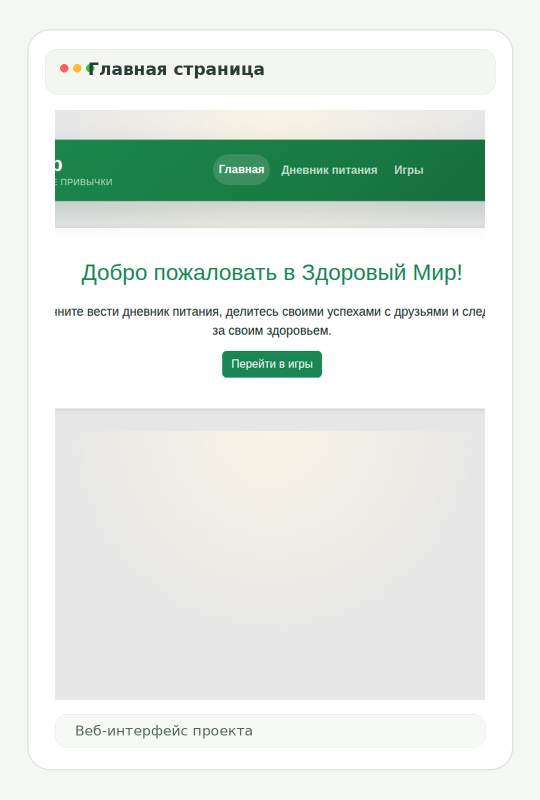
#> input picture presentation_output/assets/home_card.png, 1080 x 1600 px, given in place of healthy_home.png, which was not available (shown at 1/2 size)
$ python generate_science_day_presentation.py
#> lines starting #> are read from the running program, lines starting #| are printed output that depends on the picture; pictures that were not available may be replaced by others from this repository, and a replacement may not be noted
from __future__ import annotations

from pathlib import Path
from shutil import copy2

from PIL import Image, ImageDraw, ImageFont, ImageOps
from pptx import Presentation
from pptx.enum.shapes import MSO_SHAPE_TYPE
from pptx.util import Pt


ROOT = Path(__file__).resolve().parents[1]
OUTPUT_DIR = ROOT / "presentation_output"
ASSETS_DIR = OUTPUT_DIR / "assets"
TEMPLATE_PATH = Path("/home/timoshik/Downloads/Telegram Desktop/Копанев день науки.pptx")
OUTPUT_PATH = OUTPUT_DIR / "Копанев день науки - Здоровый Мир.pptx"
COPY_PATH = Path("/home/timoshik/Downloads/Telegram Desktop/Копанев день науки - Здоровый Мир.pptx")

HOME_SCREENSHOT = Path("/tmp/healthy_home.png")
GAMES_SCREENSHOT = Path("/tmp/games_auth_page.png")
DIARY_SCREENSHOT = Path("/tmp/fooddiary_page.png")
STATS_SCREENSHOT = Path("/tmp/statistics_page.png")

FONT_REGULAR = "/usr/share/fonts/truetype/dejavu/DejaVuSans.ttf"
FONT_BOLD = "/usr/share/fonts/truetype/dejavu/DejaVuSans-Bold.ttf"
FONT_MONO = "/usr/share/fonts/truetype/dejavu/DejaVuSansMono.ttf"


def font(size: int, bold: bool = False, mono: bool = False):
    path = FONT_MONO if mono else (FONT_BOLD if bold else FONT_REGULAR)
    return ImageFont.truetype(path, size)


def ensure_dirs():
    OUTPUT_DIR.mkdir(parents=True, exist_ok=True)
    ASSETS_DIR.mkdir(parents=True, exist_ok=True)


def fill_rounded_rect(draw: ImageDraw.ImageDraw, xy, radius, fill, outline=None, width=1):
    draw.rounded_rectangle(xy, radius=radius, fill=fill, outline=outline, width=width)


def make_cover_crop(image: Image.Image, size: tuple[int, int]) -> Image.Image:
    return ImageOps.fit(image, size, method=Image.Resampling.LANCZOS, centering=(0.5, 0.0))


# [7 lines left out: function make_shadow, not called in this run]


def make_browser_poster(src: Path, out: Path, title: str, crop: tuple[int, int, int, int] | None = None):
#> called with title = 'Главная страница', crop = (20, 0, 1340, 840)
    canvas = Image.new("RGBA", (1080, 1600), (245, 247, 244, 255))
    draw = ImageDraw.Draw(canvas)

    draw.rounded_rectangle((54, 58, 1026, 1540), radius=46, fill=(255, 255, 255, 255), outline=(224, 230, 222), width=3)
    fill_rounded_rect(draw, (90, 98, 990, 188), 24, (243, 246, 241), outline=(223, 229, 221))
    for index, color in enumerate(((255, 95, 86), (255, 189, 46), (39, 201, 63))):
        draw.ellipse((120 + index * 26, 128, 136 + index * 26, 144), fill=color)
    draw.text((176, 118), title, fill=(42, 60, 52), font=font(34, bold=True))

    screenshot = Image.open(src).convert("RGB")
#> screenshot is the input picture: PIL image 1080x1600 RGB; mean R, G, B 227.1, 234.5, 228.6
    if crop:
        screenshot = screenshot.crop(crop)
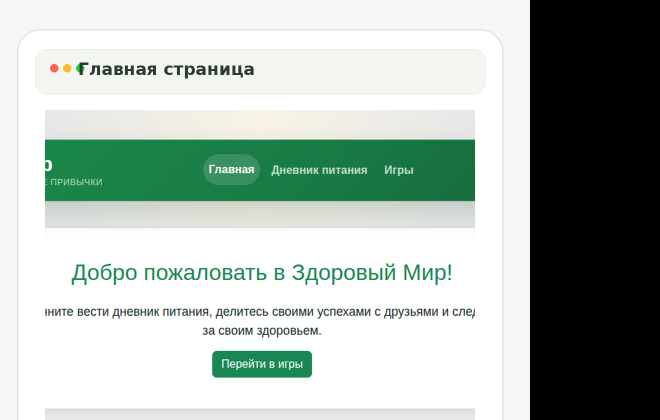
#> screenshot: PIL image 1320x840 RGB (shown at 1/2 size); mean R, G, B 172.6, 184.1, 176.8
    screenshot = make_cover_crop(screenshot, (860, 1180))
#> in make_cover_crop, `return ImageOps.fit(image, size, method=Image.Resampling.LANCZOS, cent..`:
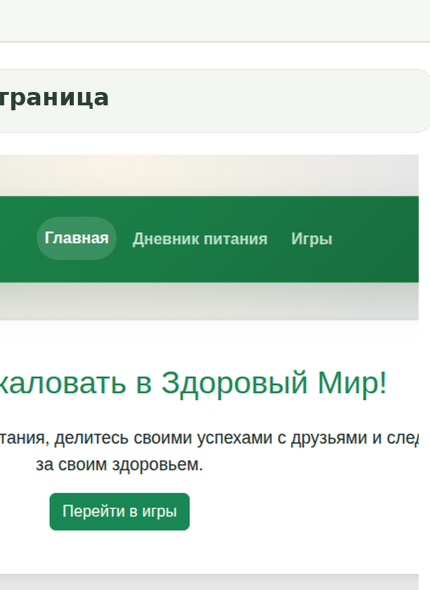
#> returned value: PIL image 860x1180 RGB (shown at 1/2 size); mean R, G, B 207.3, 224.4, 213.7
    screen_box = (110, 220, 970, 1400)
    canvas.paste(screenshot, screen_box[:2])

    fill_rounded_rect(draw, (110, 1428, 970, 1494), 24, (247, 249, 246), outline=(226, 232, 224))
    footer = "Веб-интерфейс проекта"
    draw.text((150, 1445), footer, fill=(87, 102, 93), font=font(28))

    canvas.convert("RGB").save(out, quality=95)
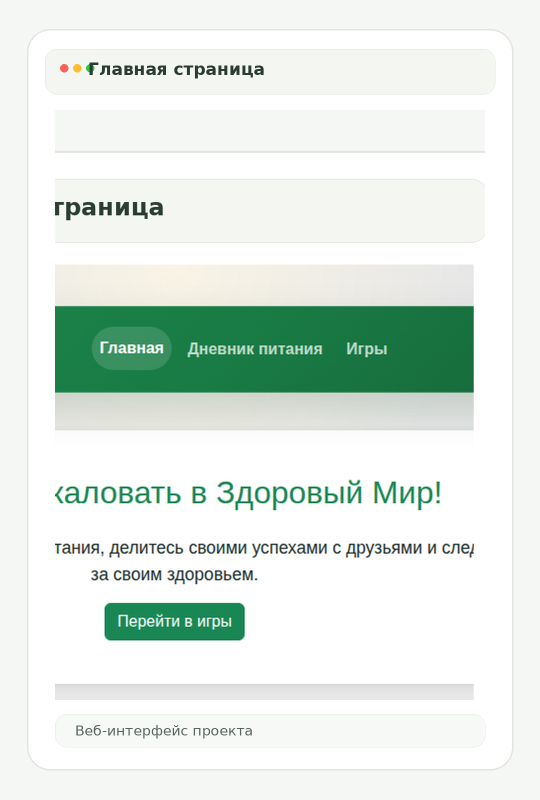
#> saved as home_card.png: PIL image 1080x1600 RGB (shown at 1/2 size); mean R, G, B 223.6, 234.2, 227


# [122 lines left out: functions make_vitamin_poster, make_tech_stack_image, make_code_image, not called in this run]


def create_assets():
    make_browser_poster(HOME_SCREENSHOT, ASSETS_DIR / "home_card.png", "Главная страница", crop=(20, 0, 1340, 840))
    make_browser_poster(DIARY_SCREENSHOT, ASSETS_DIR / "diary_card.png", "Дневник питания", crop=(20, 0, 1340, 1260))
#> call 2 of make_browser_poster, with title = 'Дневник питания', crop = (20, 0, 1340, 1260)
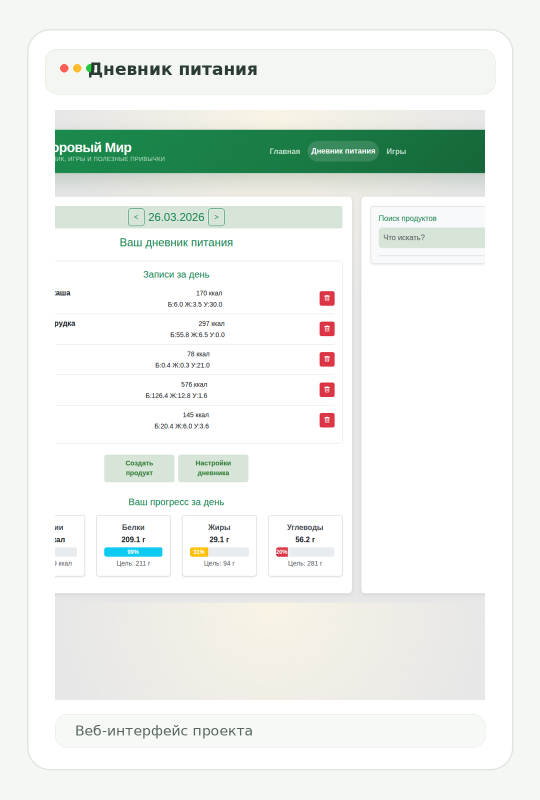
#> input picture presentation_output/assets/diary_card.png, 1080 x 1600 px, given in place of fooddiary_page.png, which was not available (shown at 1/2 size)
#> in make_browser_poster, screenshot is the input picture: PIL image 1080x1600 RGB; mean R, G, B 235.8, 240.8, 236.3
    make_browser_poster(GAMES_SCREENSHOT, ASSETS_DIR / "games_card.png", "Игровой раздел", crop=(20, 0, 1340, 1280))
#> call 3 of make_browser_poster, with title = 'Игровой раздел', crop = (20, 0, 1340, 1280)
#> in make_browser_poster (call 3), `screenshot = screenshot.crop(crop)`:
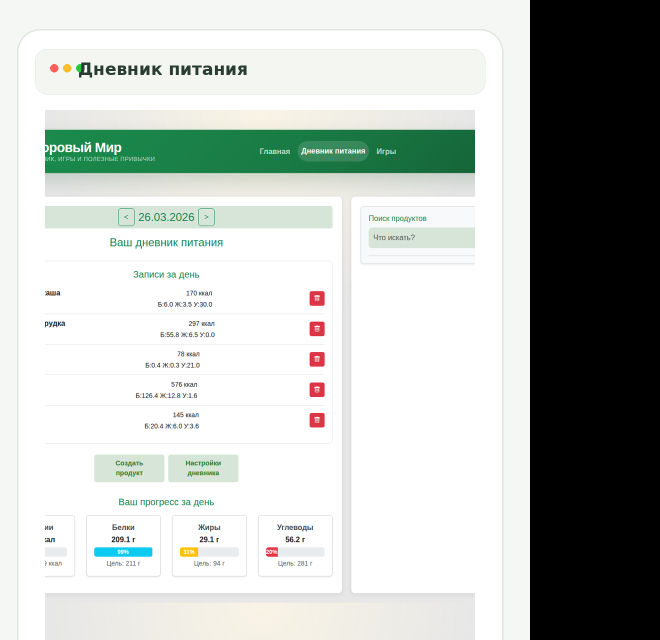
#> screenshot: PIL image 1320x1280 RGB (shown at 1/2 size); mean R, G, B 187.5, 192.4, 188.5
#> call 3 of make_cover_crop, with size = (860, 1180)
#> in make_cover_crop (call 3), `return ImageOps.fit(image, size, method=Image.Resampling.LANCZOS, cent..`:
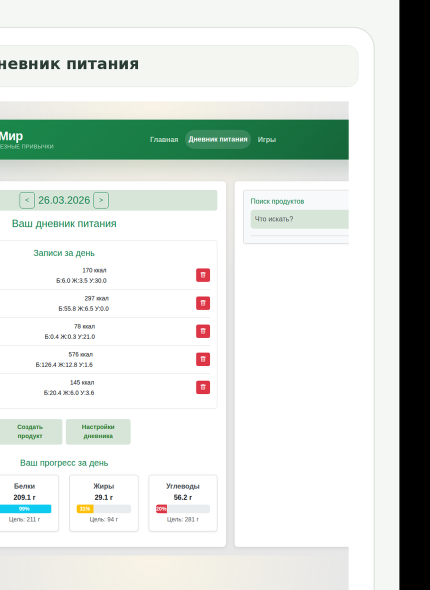
#> returned value: PIL image 860x1180 RGB (shown at 1/2 size); mean R, G, B 215.4, 221.5, 216.6
#> in make_browser_poster (call 3), `canvas.convert("RGB").save(out, quality=95)`:
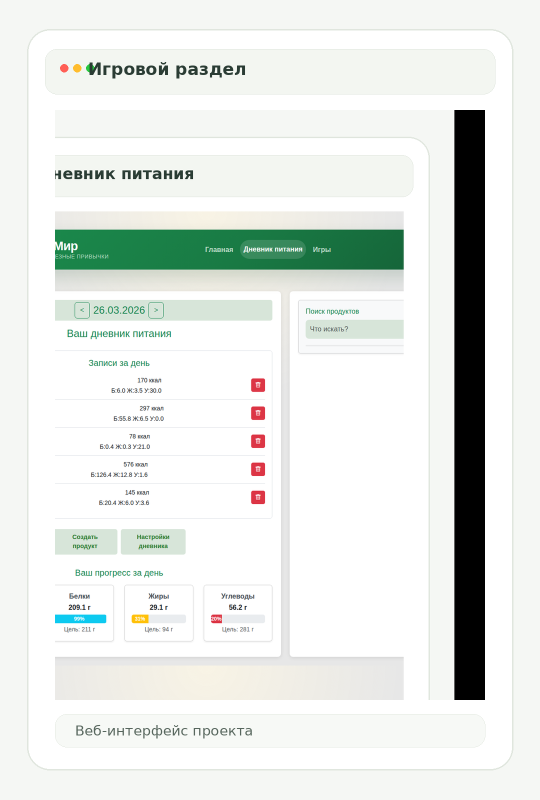
#> saved as games_card.png: PIL image 1080x1600 RGB (shown at 1/2 size); mean R, G, B 228.4, 232.5, 228.7
    make_browser_poster(STATS_SCREENSHOT, ASSETS_DIR / "stats_card.png", "Статистика игр", crop=(20, 0, 1340, 1180))
    make_browser_poster(GAMES_SCREENSHOT, ASSETS_DIR / "snake_card.png", "Змейка про здоровое питание", crop=(40, 320, 1320, 1210))
    make_vitamin_poster(ASSETS_DIR / "vitamin_card.png")
    make_tech_stack_image(ASSETS_DIR / "tech_stack.png")
    make_code_image(ASSETS_DIR / "code_macro.png")


# [10 lines left out: function set_text, not called in this run]


def largest_pictures(slide, count: int):
    pictures = [shape for shape in slide.shapes if shape.shape_type == MSO_SHAPE_TYPE.PICTURE]
    return sorted(pictures, key=lambda s: s.width * s.height, reverse=True)[:count]


# [159 lines left out: functions replace_picture, build_presentation, not called in this run]


if __name__ == "__main__":
    ensure_dirs()
    from PIL import ImageFilter  # imported lazily to keep startup tidy

#> (the run stopped early here; a loop or call above may not have finished)
